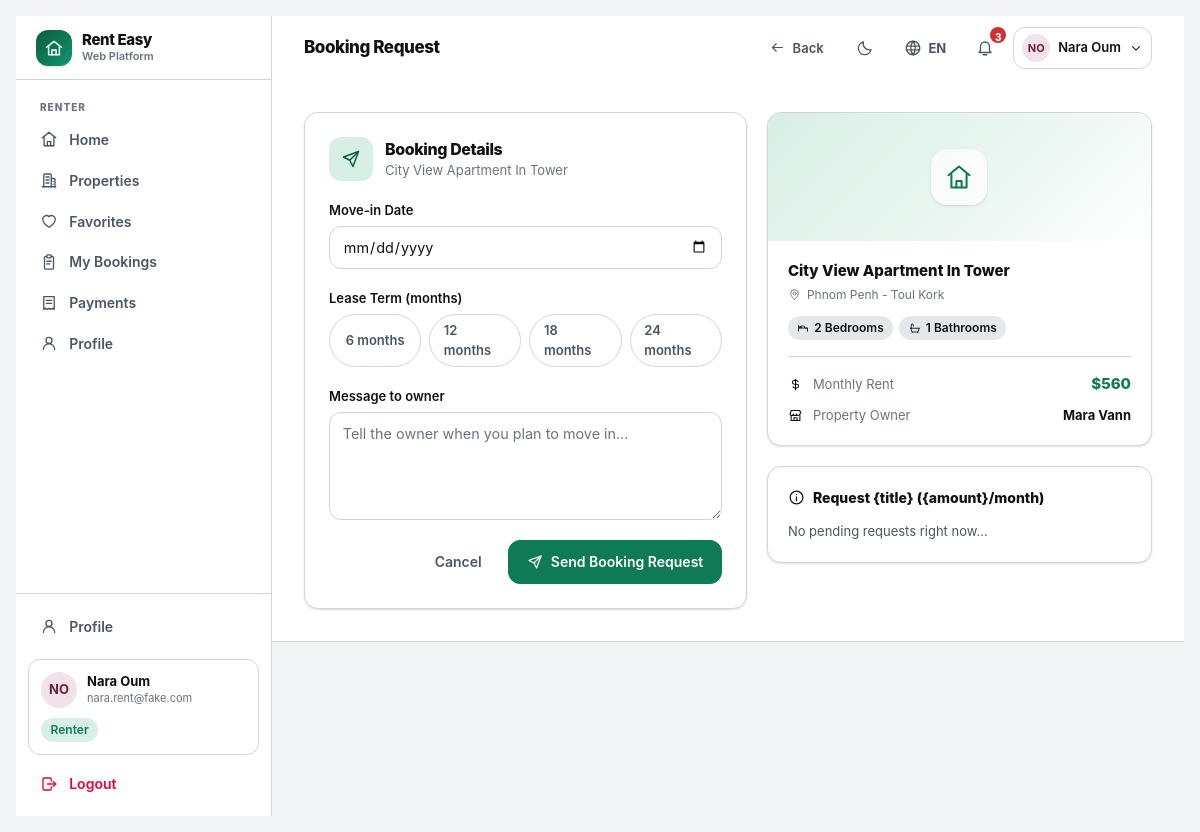
Screenshot of /rent/property/50/request/ (signed in) with the database file from the repository.
### accounts/models.py (models this page shows, shortened)
class User(AbstractBaseUser, PermissionsMixin):
    email = models.EmailField(unique=True, max_length=254)
    username = models.CharField(max_length=30, unique=True, validators=[USERNAME_VALIDATOR])
    full_name = models.CharField(max_length=120, blank=True)
    role = models.CharField(max_length=16, choices=Role.choices, default=Role.RENTER, db_index=True)
    is_active = models.BooleanField(default=True)
    is_staff = models.BooleanField(default=False)
    date_joined = models.DateTimeField(default=timezone.now)
    last_login_at = models.DateTimeField(null=True, blank=True)
    objects = UserManager()
    USERNAME_FIELD = "email"
    REQUIRED_FIELDS = ["username"]
    class Meta:
        ordering = ["full_name", "email"]
        indexes = [models.Index(fields=["role", "is_active"])]
    @property
    def display_name(self) -> str:
        return self.full_name.strip() or self.username or self.email
    @property
    def is_renter(self) -> bool:
        return self.role == Role.RENTER
    @property
    def avatar_hue(self) -> int:
        digest = sum(ord(c) for c in self.email)
        return (digest * 37) % 360

### listings/models.py (models this page shows, shortened)
class Property(models.Model):
    title = models.CharField(max_length=160)
    location = models.CharField(max_length=160, db_index=True)
    price_per_month = models.DecimalField(
        max_digits=10, decimal_places=2, validators=[MinValueValidator(0)], db_index=True
    )
    bedrooms = models.PositiveSmallIntegerField(default=1)
    bathrooms = models.PositiveSmallIntegerField(default=1)
    description = models.TextField(blank=True)
    owner = models.ForeignKey(settings.AUTH_USER_MODEL, on_delete=models.CASCADE, related_name="properties")
    created_at = models.DateTimeField(default=timezone.now)
    updated_at = models.DateTimeField(auto_now=True)
    objects = PropertyQuerySet.as_manager()
    class Meta:
        ordering = ["-created_at"]
        indexes = [
            models.Index(fields=["owner", "-created_at"]),
            models.Index(fields=["location", "price_per_month"]),
        ]
    @property
    def price_display(self) -> str:
        return "${:,.0f}".format(float(self.price_per_month or 0))

### listings/views.py (the view)
# urls.py: path("rent/property/<int:pk>/request/", views.booking_request, name="booking_request"),
@http_methods("GET", "POST")
@login_required
@role_guard("is_renter")
def booking_request(request, pk: int):
    from payments.services import create_booking
    property_obj = get_object_or_404(Property.objects.select_related("owner"), pk=pk)
    if request.method == "POST":
        form = BookingRequestForm(request.POST)
        if form.is_valid():
            booking = create_booking(
                property_obj=property_obj,
                renter=request.user,
                move_in_date=form.cleaned_data.get("move_in_date"),
                lease_months=form.cleaned_data.get("lease_months") or 12,
                note=form.cleaned_data.get("note") or "",
            )
            if booking is None:
                request.session["renteasy_flash"] = "active_booking_exists"
                return redirect("listings:renter_detail", pk=pk)
            request.session["renteasy_flash"] = "booking_sent"
            return redirect("bookings:renter_list")
    else:
        form = BookingRequestForm()
    return render(
        request,
        "listings/booking_request.html",
        {"property": property_obj, "form": form},
    )

### listings/forms.py (shortened to what this page needs)
class BookingRequestForm(forms.Form):
    LEASE_CHOICES = [(6, "6"), (12, "12"), (18, "18"), (24, "24")]
    move_in_date = forms.DateField(
        required=False,
        label="Move-in Date",
        widget=forms.DateInput(attrs={"type": "date", "class": "form-input"}),
    )
    lease_months = forms.TypedChoiceField(
        choices=LEASE_CHOICES, coerce=int, initial=12, label="Lease Months", widget=forms.RadioSelect
    )
    note = forms.CharField(
        required=False,
        label="Message to owner",
        widget=forms.Textarea(attrs={"rows": 3, "placeholder": "Tell the owner when you plan to move in…"}),
    )
    def __init__(self, *args, **kwargs):
        super().__init__(*args, **kwargs)
        self.fields["move_in_date"].widget.attrs["min"] = timezone.localdate().isoformat()
        self.fields["move_in_date"].widget.attrs["max"] = (timezone.localdate() + timezone.timedelta(days=365)).isoformat()
        self.fields["note"].widget.attrs["class"] = "form-input"

### core/context_processors.py (called while the page is built)
def site(request):
    return {
        "SITE_NAME": "Rent Easy",
        "SUPPORTED_LANGUAGES": [
            {"code": code, "label": meta["label"], "native_label": meta["native_label"], "flag": meta["flag"]}
            for code, meta in i18n.LANGUAGES.items()
        ],
        "DEFAULT_LANGUAGE": i18n.DEFAULT_LANGUAGE,
        "DEBUG": settings.DEBUG,
    }

def i18n_context(request):
    language = getattr(request, "LANGUAGE_CODE_UI", i18n.DEFAULT_LANGUAGE)
    return {
        "LANG": language,
        "IS_KHMER": language == "km",
        "T": getattr(request, "translator", None) or i18n.Translator(language),
        "THEME": getattr(request, "theme", "light"),
        "IS_DARK": getattr(request, "theme", "light") == "dark",
    }

### core/i18n.py (called while the page is built)
    def __call__(self, key: str, /, **kwargs) -> str:
        pair = CATALOG.get(key)
        if pair is None:
            return key
        value = pair[1] if self.is_khmer else pair[0]
        if kwargs:
            try:
                return value.format(**kwargs)
            except (KeyError, IndexError, ValueError):
                return value
        return value

    def role_label(self, role: str | None) -> str:
        if not role:
            return self("unknown")
        return self(ROLE_KEYS.get(role, "unknown"))

### core/templatetags/ui.py (called while the page is built)
def _translator(context) -> Translator:
    t = context.get("T")
    return t if isinstance(t, Translator) else Translator("en")

### templates/listings/booking_request.html (shortened to what this page needs)
{% extends "base.html" %}
{% load ui humanize %}
{% block page_title %}{% t 'booking_request' %}{% endblock %}
{% block topbar_actions %}
<a href="{% url 'listings:detail' property.pk %}" class="btn btn-ghost btn-sm">{% icon "arrow-left" 15 %} {% t 'back' %}</a>
{% endblock %}
{% block content %}
<div class="mx-auto grid max-w-5xl gap-5 lg:grid-cols-[minmax(0,1.15fr)_minmax(0,1fr)]">
  <section class="app-card p-5 sm:p-6">
    <div class="mb-5 flex items-start gap-3">
      <span class="grid h-11 w-11 shrink-0 place-items-center rounded-xl bg-primary-soft text-primary-dark">{% icon "send" 20 %}</span>
      <div class="min-w-0">
        <h2 class="text-[16px] font-extrabold tracking-tight">{% t 'booking_details' %}</h2>
        <p class="truncate text-[13px] text-ink-3">{{ property.title }}</p>
      </div>
    </div>
    <form method="post" class="space-y-5" data-validate>
      <div>
        <label class="form-label" for="id_move_in_date">{% t 'move_in_date' %}</label>
        <input type="date" name="move_in_date" id="id_move_in_date" class="form-input"
               value="{{ form.move_in_date.value|default:'' }}">
      </div>
      <fieldset>
        <legend class="form-label">{% t 'lease_term' %}</legend>
        <div class="grid grid-cols-4 gap-2">
          {% for value, label in form.fields.lease_months.choices %}
            <label class="chip cursor-pointer justify-center">
              <span>{{ label }} {% t 'months' %}</span>
            </label>
          {% endfor %}
        </div>
      </fieldset>
      <div>
        <label class="form-label" for="id_note">{% t 'message_to_owner' %}</label>
        <textarea name="note" id="id_note" rows="4" class="form-input"
                  placeholder="{% t 'message_placeholder' %}">{{ form.note.value|default:'' }}</textarea>
      </div>
      <div class="flex flex-col-reverse gap-2 sm:flex-row sm:justify-end">
        <a href="{% url 'listings:detail' property.pk %}" class="btn btn-ghost">{% t 'cancel' %}</a>
        <button type="submit" class="btn btn-primary">{% icon "send" 16 %} {% t 'send_booking_request' %}</button>
      </div>
    </form>
  </section>
  <aside class="space-y-5">
    <section class="app-card overflow-hidden">
      <div class="grid h-32 place-items-center hero-gradient-soft">
        <span class="grid h-14 w-14 place-items-center rounded-2xl bg-white/70 text-primary shadow-sm dark:bg-white/10 dark:text-white">{% icon "home" 28 %}</span>
      </div>
      <div class="p-5">
        <h3 class="text-[15px] font-extrabold leading-snug">{{ property.title }}</h3>
        <p class="mt-1 flex items-center gap-1.5 text-[12px] text-ink-3">{% icon "map-pin" 13 %} {{ property.location }}</p>
        <div class="mt-3 flex flex-wrap gap-1.5">
          <span class="pill pill-neutral">{% icon "bed" 12 %} {{ property.bedrooms }} {% t 'bedrooms' %}</span>
          <span class="pill pill-neutral">{% icon "bath" 12 %} {{ property.bathrooms }} {% t 'bathrooms' %}</span>
        </div>
        <div class="divider my-4"></div>
        <dl class="space-y-2.5 text-[13px]">
          <div class="flex items-center gap-2.5">
            {% icon "dollar" 15 %}<dt class="flex-1 text-ink-3">{% t 'monthly_rent' %}</dt>
            <dd class="text-[15px] font-extrabold text-primary">{{ property.price_display }}</dd>
          </div>
          <div class="flex items-center gap-2.5">
            {% icon "store" 15 %}<dt class="flex-1 text-ink-3">{% t 'property_owner' %}</dt>
            <dd class="font-bold">{{ property.owner.display_name }}</dd>
          </div>
        </dl>
      </div>
    </section>
    <section class="app-card p-5">
      <h3 class="mb-3 flex items-center gap-2 text-[14px] font-extrabold">{% icon "info" 17 %} {% t 'request_title' %}</h3>
      <p class="prose-note text-[13px]">{% t 'no_pending_requests_line' %}</p>
    </section>
  </aside>
</div>
{% endblock %}

### templates/base.html (shortened to what this page needs)
{% load static ui i18n %}<!doctype html>
<html lang="{{ LANG }}" class="{% if IS_DARK %}dark{% endif %}">
<head>
<link rel="stylesheet" href="{% static 'css/app.css' %}">
</head>
<body class="min-h-screen bg-canvas text-ink font-sans antialiased">
<div class="flex min-h-screen">
  {% if user.is_authenticated %}
  <aside class="hidden lg:flex lg:w-64 xl:w-72 shrink-0 flex-col border-r border-hairline bg-surface">
    <div class="flex h-16 items-center gap-2.5 border-b border-hairline px-5">
      <span class="grid h-9 w-9 place-items-center rounded-xl hero-gradient text-white shadow-sm">{% icon "logo" 20 %}</span>
      <span class="flex flex-col leading-tight">
        <span class="text-[15px] font-extrabold tracking-tight">{{ SITE_NAME }}</span>
        <span class="text-[11px] font-semibold text-ink-3">{% t 'platform_tag' %}</span>
      </span>
    </div>
    {% include "partials/_nav_sidebar.html" %}
  </aside>
  {% endif %}
  <div class="flex min-w-0 flex-1 flex-col">
    {% if user.is_authenticated %}
<header class="sticky top-0 z-40 border-b border-hairline bg-surface/95 backdrop-blur">
  <div class="flex h-16 items-center gap-3 px-4 sm:px-6 lg:px-8">
    <div class="min-w-0">
      <h1 class="truncate text-[17px] font-extrabold tracking-tight">{% block page_title %}{% t 'home' %}{% endblock %}</h1>
    </div>
    <div class="ms-auto flex items-center gap-1.5 sm:gap-2">
      {% block topbar_actions %}{% endblock %}
      {% include "partials/_preferences_inline.html" %}
      {% include "partials/_notifications.html" %}
      <div class="relative" data-dropdown>
        <button type="button" data-dropdown-toggle
                class="flex items-center gap-2 rounded-xl border border-hairline px-2 py-1.5 hover:border-primary transition-colors"
                aria-haspopup="true" aria-expanded="false">
          <span class="grid h-7 w-7 place-items-center rounded-full text-[11px] font-bold"
                style="background-color: hsl({{ user.avatar_hue }} 42% 92%); color: hsl({{ user.avatar_hue }} 55% 28%);">
            {{ user.display_name|initials }}
          </span>
          <span class="hidden text-[13px] font-semibold sm:block">{{ user.display_name }}</span>
          {% icon "chevron-down" 14 %}
        </button>
            <span class="pill pill-approved mt-2">{% role_label user.role as rl %}{{ rl.label }}</span>
      </div>
    </div>
  </div>
    {% endif %}
    <main id="main" class="flex-1">
      {% block content_wrapper %}
        <div class="mx-auto w-full max-w-7xl px-4 py-6 sm:px-6 lg:px-8 lg:py-8">
          {% block content %}{% endblock %}
        </div>
      {% endblock %}
    </main>
  </div>
</div>
</body>
</html>

### templates/partials/_nav_sidebar.html (shortened to what this page needs)
{% load ui %}
<nav class="flex-1 overflow-y-auto px-3 py-4">
  {% if user.is_renter %}
    {% include "partials/_nav_group_renter.html" %}
  {% elif user.is_owner %}
    {% include "partials/_nav_group_owner.html" %}
  {% elif user.is_superadmin_role %}
    {% include "partials/_nav_group_console.html" %}
  {% endif %}
</nav>
<div class="border-t border-hairline p-3">
  <a href="{% url 'profile' %}" class="nav-item {% nav_active 'profile' 'role_select' %}">
    {% icon "user" 18 %}
    <span class="flex-1 truncate">{% t 'profile' %}</span>
  </a>
  <div class="mt-3 rounded-xl border border-hairline bg-surface-2 p-3">
    <div class="flex items-center gap-2.5">
      <span class="grid h-9 w-9 shrink-0 place-items-center rounded-full text-[13px] font-bold"
            style="background-color: hsl({{ user.avatar_hue }} 42% 92%); color: hsl({{ user.avatar_hue }} 55% 28%);">
        {{ user.display_name|initials }}
      </span>
      <span class="min-w-0 flex-1">
        <span class="block truncate text-[13px] font-bold leading-tight">{{ user.display_name }}</span>
        <span class="block truncate text-[11px] text-ink-3">{{ user.email }}</span>
      </span>
    </div>
    <span class="pill pill-approved mt-2.5">{% role_label user.role as rl %}{{ rl.label }}</span>
  </div>
  <form method="post" action="{% url 'logout' %}" class="mt-2">
    <button type="submit" class="nav-item w-full text-rose-600 hover:bg-rose-50 hover:text-rose-700 dark:text-rose-400 dark:hover:bg-rose-950/40">
      {% icon "logout" 18 %}
      <span>{% t 'logout' %}</span>
    </button>
  </form>
</div>

### static/css/app.css (style rules this page uses)
:root { --canvas:#f3f4f6;--surface:#fff;--surface-2:#fff;--ink:#111;--ink-2:#4b5563;--ink-3:#6b7280;--hairline:#d1d5db;color-scheme:light }

### rows the page displays
User: display_name|initials "NO", display_name "Nara Oum", email "nara.rent@fake.com", label "Renter"
Property: title "City View Apartment In Tower", location "Phnom Penh - Toul Kork", bedrooms "2", bathrooms "1", price_display "$560", owner.display_name "Mara Vann"

### other values shown
{{ SITE_NAME }} "Rent Easy"
{{ LANG|upper }} "EN"
{{ unread_count }} "3"
{{ label }} "6" "12" "18" "24"
